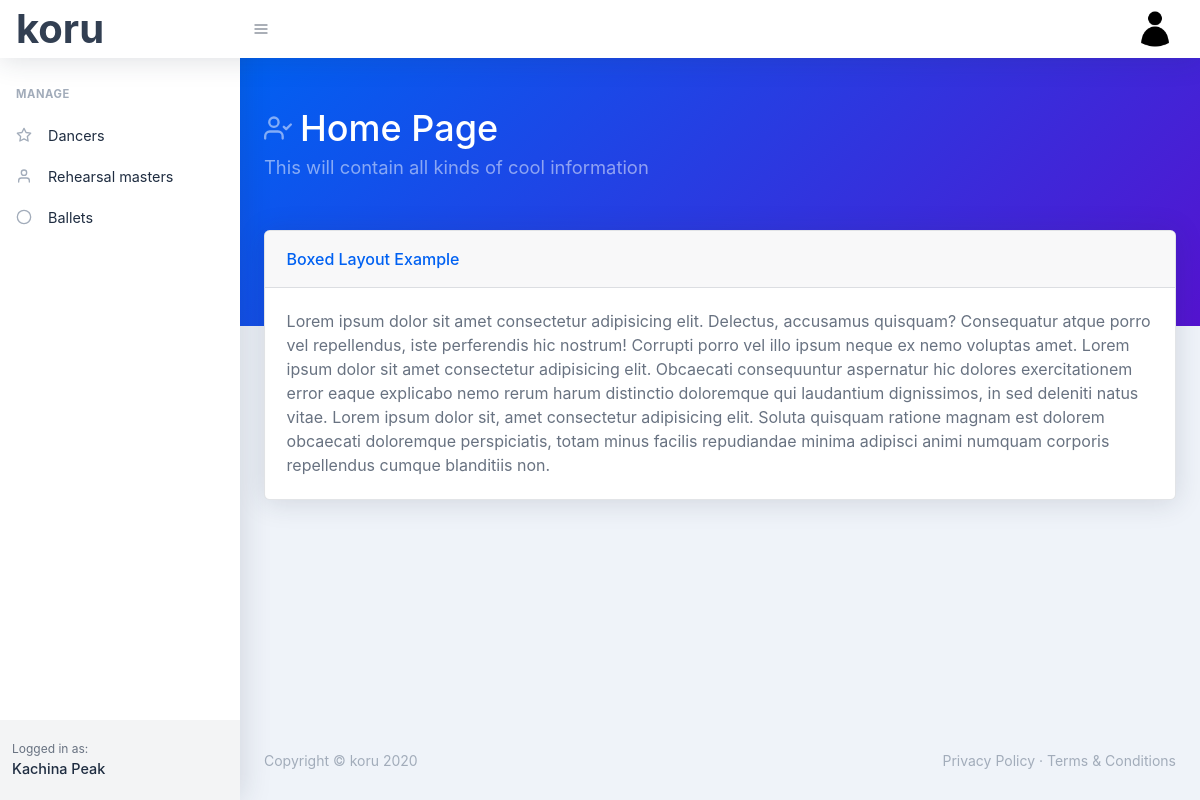
Page / (signed in) on the earlier database version.
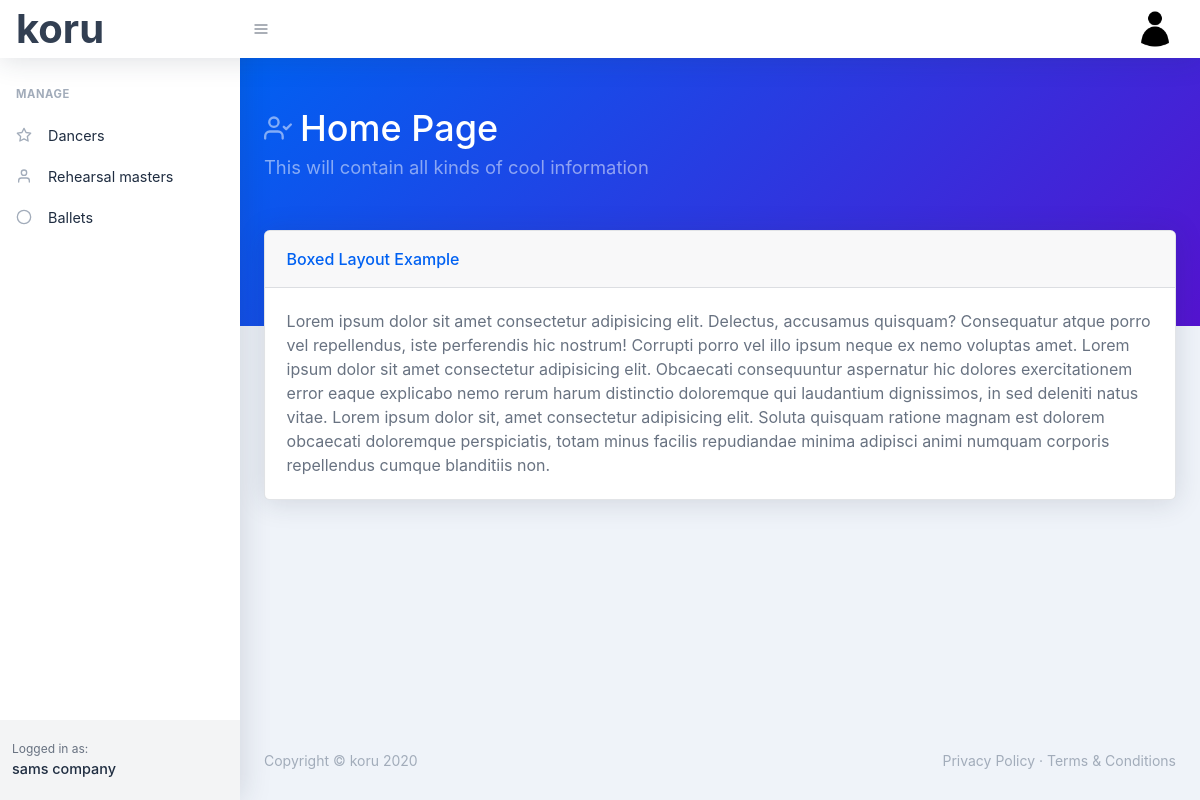
Same page on the later database version.
### koru/models.py (models this page shows, shortened)
class User(db.Model, UserMixin):
    id = db.Column(db.Integer, primary_key=True)
    first_name = db.Column(db.String(30), nullable=False)
    last_name = db.Column(db.String(30), nullable=False)
    company_name = db.Column(db.String(60), nullable=False)
    email = db.Column(db.String(60), unique=True, nullable=False)
    image_file = db.Column(db.String(20), nullable=False, default='default.png')
    password = db.Column(db.String(60), nullable=False)

### koru/routes.py (the view)
@app.route('/')
def index():
    if current_user.is_authenticated == False:
        return redirect(url_for('landing'))
    return render_template('index.html')

### koru/models.py (called while the page is built)
@login_manager.user_loader
def load_user(user_id):
    return User.query.get(int(user_id))

### koru/templates/index.html (shortened to what this page needs)
{% extends "layout.html" %}
{% block header %}
<header class="page-header page-header-dark bg-gradient-primary-to-secondary pb-10">
    <div class="container">
        <div class="page-header-content pt-4">
            <div class="row align-items-center justify-content-between">
                <div class="col-auto mt-4">
                    <h1 class="page-header-title">
                        <div class="page-header-icon"><i data-feather="user-check"></i></div>
                        Home Page
                    </h1>
                    <div class="page-header-subtitle">This will contain all kinds of cool information</div>
                </div>
            </div>
        </div>
    </div>
</header>
{% endblock %}
{% block main %}
<div class="card mt-n10">
    <div class="card-header">Boxed Layout Example</div>
    <div class="card-body">Lorem ipsum dolor sit amet consectetur adipisicing elit. Delectus, accusamus quisquam? Consequatur atque porro vel repellendus, iste perferendis hic nostrum! Corrupti porro vel illo ipsum neque ex nemo voluptas amet.
        Lorem ipsum dolor sit amet consectetur adipisicing elit. Obcaecati consequuntur aspernatur hic dolores exercitationem error eaque explicabo nemo rerum harum distinctio doloremque qui laudantium dignissimos, in sed deleniti natus vitae.
        Lorem ipsum dolor sit, amet consectetur adipisicing elit. Soluta quisquam ratione magnam est dolorem obcaecati doloremque perspiciatis, totam minus facilis repudiandae minima adipisci animi numquam corporis repellendus cumque blanditiis non.
    </div>
</div>
{% endblock %}

### koru/templates/layout.html (shortened to what this page needs)
<!DOCTYPE html>
<html lang="en">
    <head>
        <link href="../static/css/styles.css" rel="stylesheet" />
    </head>
    <body class="nav-fixed">
        <nav class="topnav navbar navbar-expand shadow navbar-light bg-white" id="sidenavAccordion">
            <a class="navbar-brand" style="font-size: 40px;" href="{{ url_for('index') }}">koru</a>
            <button class="btn btn-icon btn-transparent-dark order-1 order-lg-0 mr-lg-2" id="sidebarToggle" href="#"><i data-feather="menu"></i></button>
            <ul class="navbar-nav align-items-center ml-auto">
                {% if current_user.is_authenticated %}
                <li class="nav-item dropdown no-caret mr-2 dropdown-user">
                    <a class="btn btn-icon btn-transparent-dark dropdown-toggle" id="navbarDropdownUserImage" href="javascript:void(0);" role="button" data-toggle="dropdown" aria-haspopup="true" aria-expanded="false"><img class="img-fluid" src="../static/images/accounticon.png" /></a>
                </li>
                {% else %}
                <a class="nav-link" href="{{ url_for('register') }}">Register</a>
                <a class="nav-link" href="{{ url_for('login') }}">Login</a>
                {% endif %}
            </ul>
        </nav>
        <div id="layoutSidenav">
            <div id="layoutSidenav_nav">
                <nav class="sidenav shadow-right sidenav-light">
                    <div class="sidenav-menu">
                        <div class="nav accordion" id="accordionSidenav">
                            <div class="sidenav-menu-heading">Manage</div>
                            <a class="nav-link" href="charts.html">
                                <div class="nav-link-icon"><i data-feather="star"></i></div>
                                Dancers
                            </a>
                            <a class="nav-link" href="tables.html">
                                <div class="nav-link-icon"><i data-feather="user"></i></div>
                                Rehearsal masters
                            </a>
                            <a class="nav-link" href="tables.html">
                                <div class="nav-link-icon"><i data-feather="circle"></i></div>
                                Ballets
                            </a>
                        </div>
                    </div>
                    <div class="sidenav-footer">
                        <div class="sidenav-footer-content">
                            <div class="sidenav-footer-subtitle">Logged in as:</div>
                            <div class="sidenav-footer-title">{{ current_user.company_name }}</div>
                        </div>
                    </div>
                </nav>
            </div>
            <div id="layoutSidenav_content">
                <main>
                    {% block header %} {% endblock %}
                    <div class="container">
                        {% block main %} {% endblock %}
                    </div>
                </main>
                <footer class="footer mt-auto footer-light">
                    <div class="container-fluid">
                        <div class="row">
                            <div class="col-md-6 small">Copyright &copy; koru 2020</div>
                            <div class="col-md-6 text-md-right small">
                                <a href="#!">Privacy Policy</a>
                                &middot;
                                <a href="#!">Terms &amp; Conditions</a>
                            </div>
                        </div>
                    </div>
                </footer>
            </div>
        </div>
    </body>
</html>

Differences in the rows shown:
changed User: company_name "Kachina Peak" → "sams company"
